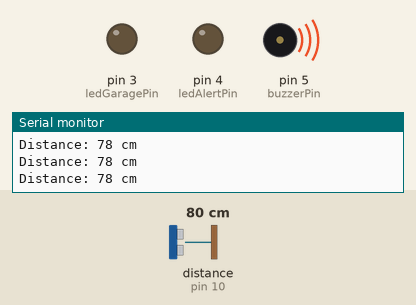
Recording of a sketch running on a simulated Arduino Uno, built with avr-gcc and run on an emulated ATmega328P. Parts: output pins drawn as LEDs (lit = HIGH), buzzer (waves = sounding, pin HIGH), the last lines printed to the serial monitor. Wiring (inferred from the names in the program): ultrasonic range finder: trigger pin 9; echo pin 10. The test bench sets the inputs (shaded band); at power-on: distance to the obstacle (sensor on pin 10) 80 cm. The echo pulse lasts 58.3 µs per cm; pins used as bus, display or sensor lines are not drawn.

Above: at 1.2 s.
1.3 s: distance to the obstacle (sensor on pin 10) set to 34 cm
2.8 s: distance to the obstacle (sensor on pin 10) set to 29 cm
At 3.9 s:
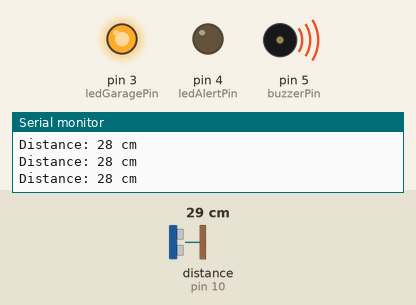
4.3 s: distance to the obstacle (sensor on pin 10) set to 19 cm
5.8 s: distance to the obstacle (sensor on pin 10) set to 14 cm
At 6.1 s:
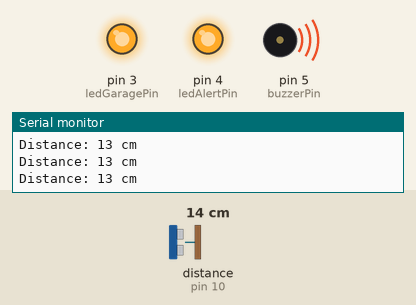
7.3 s: distance to the obstacle (sensor on pin 10) set to 18 cm
At 8.2 s:
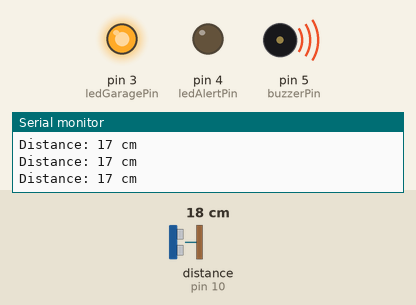
8.8 s: distance to the obstacle (sensor on pin 10) set to 2 cm
At 10.1 s:
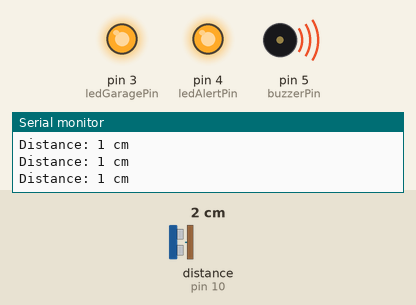
Timing chart, 0 to 11.3 s (numbered marks = the images above; inputs shaded):
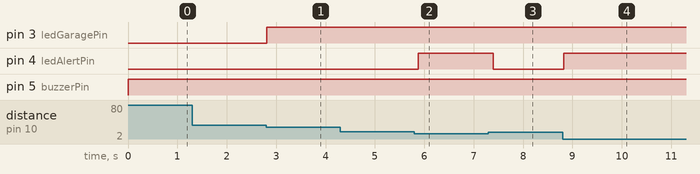

The sketch:

SensorCode.ino
```cpp
// Define pins
const int trigPin = 9;
const int echoPin = 10;
const int ledGaragePin = 3;
const int ledAlertPin = 4;
const int buzzerPin = 5;

// Define variables for distance measurement
long duration;
int distance;

// Define thresholds
const int ledledGarageThreshold = 30;  // Distance at which LEDs turn on (in cm)
const int ledledAlertThreshold = 15;  // Distance at which LEDs turn on (in cm)
const int buzzerThreshold = 1;  // Distance at which buzzer sounds (in cm)

void setup() {
  // Initialize serial communication
  Serial.begin(9600);

  // Initialize pin modes
  pinMode(trigPin, OUTPUT);
  pinMode(echoPin, INPUT);
  pinMode(ledGaragePin, OUTPUT);
  pinMode(ledAlertPin, OUTPUT);
  pinMode(buzzerPin, OUTPUT);

  // Turn off LEDs and buzzer initially
  digitalWrite(ledGaragePin, LOW);
  digitalWrite(ledAlertPin, LOW);
  digitalWrite(buzzerPin, LOW);
}

void loop() {
  // Clear the trigPin
  digitalWrite(trigPin, LOW);
  delayMicroseconds(2);

  // Set the trigPin on HIGH state for 10 micro seconds
  digitalWrite(trigPin, HIGH);
  delayMicroseconds(10);
  digitalWrite(trigPin, LOW);

  // Read the echoPin, return the sound wave travel time in microseconds
  duration = pulseIn(echoPin, HIGH);

  // Calculate the distance
  distance = duration * 0.034 / 2;

  // Print the distance to the Serial Monitor
  Serial.print("Distance: ");
  Serial.print(distance);
  Serial.println(" cm");

  // Check if the vehicle is within the LED threshold distance
  if (distance > 0 && distance <= ledledGarageThreshold) {
    digitalWrite(ledGaragePin, HIGH);  // Turn on LEDs
  } else {
    digitalWrite(ledGaragePin, LOW);  // Turn off LEDs
  }

    // Check if the vehicle is within the LED threshold distance
  if (distance > 0 && distance <= ledledAlertThreshold) {
    digitalWrite(ledAlertPin, HIGH);  // Turn on LEDs
  } else {
    digitalWrite(ledAlertPin, LOW);  // Turn off LEDs
  }

  // Check if the vehicle is within the buzzer threshold distance
  if (distance > 0 && distance >= buzzerThreshold) {
    digitalWrite(buzzerPin, HIGH);  // Turn on buzzer
  } else {
    digitalWrite(buzzerPin, LOW);  // Turn off buzzer
  }

  // Short delay before the next loop
  delay(100);
}
```

Measured:
- the behaviour switches between 32 and 31 cm on distance to the obstacle (sensor on pin 10) (found by bisection; images 0 and 1)
- the behaviour switches between 17 and 16 cm on distance to the obstacle (sensor on pin 10) (found by bisection; images 1 and 2)
- after the input at 2.8 s, pin 3 (ledGaragePin): LOW → HIGH at once
- after the input at 5.8 s, pin 4 (ledAlertPin): LOW → HIGH after 0.08 s
- after the input at 7.3 s, pin 4 (ledAlertPin): HIGH → LOW after 0.10 s
- after the input at 8.8 s, pin 4 (ledAlertPin): LOW → HIGH at once
